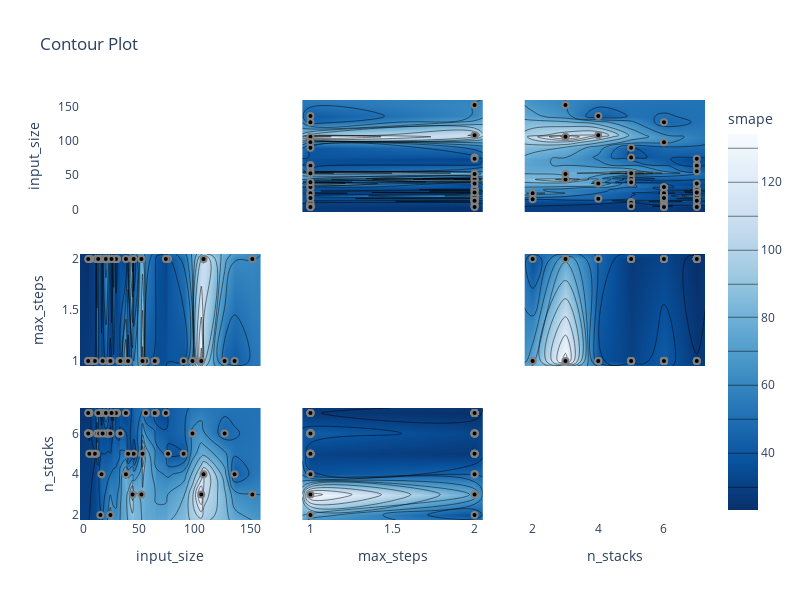
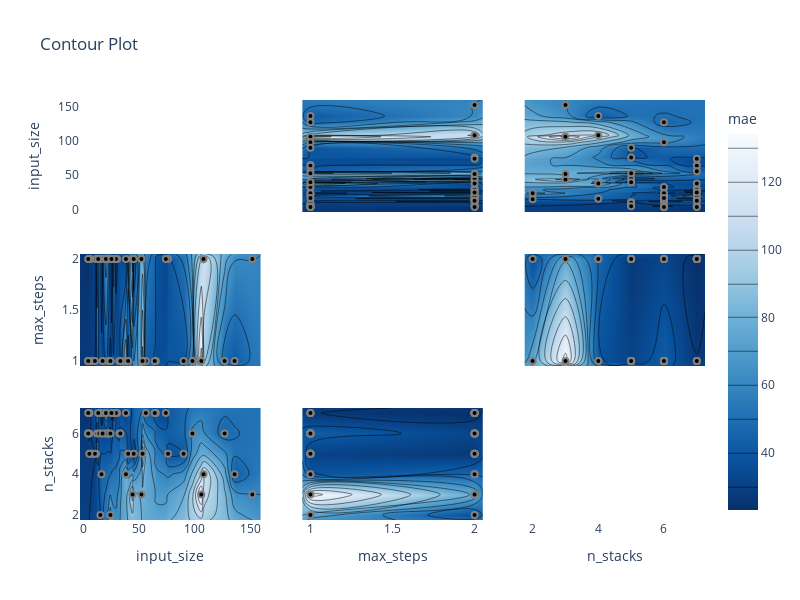

Write notebook code for charts like these, in order.
### Markdown cell above
### Optuna Graphs

### Code cell
fig = optuna.visualization.plot_contour(
    study_nbeats,
    target=lambda t: t.values[0], target_name="smape",
    params=['input_size','n_stacks','max_steps']
)
fig.update_layout({'height':600, 'width':800, 'plot_bgcolor':'white'})
fig.show()

fig = optuna.visualization.plot_contour(
    study_nbeats,
    target=lambda t: t.values[0], target_name="mae",
    params=['input_size','n_stacks','max_steps']
)
fig.update_layout({'height':600, 'width':800, 'plot_bgcolor':'white'})
fig.show()

### Figure 1 — Plotly figure (JSON) as saved in the notebook; plotly's stock layout.template omitted (floating-point values rounded to 4 significant figures; data arrays with more than 128 entries replaced by an {"elided": "..."} marker saying what was removed)
{"data": [{"type": "scatter", "xaxis": "x", "yaxis": "y"}, {"colorbar": {"title": {"text": "smape"}}, "colorscale": [[0, "rgb(247,251,255)"], [0.125, "rgb(222,235,247)"], [0.25, "rgb(198,219,239)"], [0.375, "rgb(158,202,225)"], [0.5, "rgb(107,174,214)"], [0.625, "rgb(66,146,198)"], [0.75, "rgb(33,113,181)"], [0.875, "rgb(8,81,156)"], [1, "rgb(8,48,107)"]], "connectgaps": true, "contours": {"coloring": "heatmap"}, "hoverinfo": "none", "line": {"smoothing": 1.3}, "reversescale": true, "showscale": true, "type": "contour", "x": [-3.4, 4, 5, 6, 8, 10, 11, 12, 13, 14, 15, 16, 17, 20, 22, 24, 25, 27, 29, 30, 32, 33, 38, 40, 44, 45, 52, 53, 56, 64, 65, 74, 76, 90, 98, 106, 108, 127, 136, 152, 159.4], "xaxis": "x4", "y": [0.95, 1, 2, 2.05], "yaxis": "y4", "z": {"elided": "4x41 float values"}}, {"marker": {"color": "black", "line": {"color": "Gray", "width": 2}}, "mode": "markers", "name": "Feasible Trial", "showlegend": false, "type": "scatter", "x": [12, 22, 152, 76, 24, 30, 44, 106, 108, 38, 65, 64, 56, 98, 5, 6, 11, 8, 45, 136, 90, 4, 4, 22, 5, 32, 20, 53, 16, 33, 14, 10, 5, 4, 24, 17, 27, 40, 15, 127, 29, 5, 4, 16, 20, 13, 74, 38, 25, 52], "xaxis": "x4", "y": [2, 2, 2, 2, 1, 2, 2, 1, 2, 1, 1, 1, 1, 1, 1, 2, 2, 1, 2, 1, 1, 1, 1, 1, 1, 1, 2, 1, 2, 1, 2, 1, 1, 1, 1, 1, 2, 1, 2, 1, 2, 2, 2, 2, 2, 2, 2, 2, 2, 2], "yaxis": "y4"}, {"colorbar": {"title": {"text": "smape"}}, "colorscale": [[0, "rgb(247,251,255)"], [0.125, "rgb(222,235,247)"], [0.25, "rgb(198,219,239)"], [0.375, "rgb(158,202,225)"], [0.5, "rgb(107,174,214)"], [0.625, "rgb(66,146,198)"], [0.75, "rgb(33,113,181)"], [0.875, "rgb(8,81,156)"], [1, "rgb(8,48,107)"]], "connectgaps": true, "contours": {"coloring": "heatmap"}, "hoverinfo": "none", "line": {"smoothing": 1.3}, "reversescale": true, "showscale": false, "type": "contour", "x": [-3.4, 4, 5, 6, 8, 10, 11, 12, 13, 14, 15, 16, 17, 20, 22, 24, 25, 27, 29, 30, 32, 33, 38, 40, 44, 45, 52, 53, 56, 64, 65, 74, 76, 90, 98, 106, 108, 127, 136, 152, 159.4], "xaxis": "x7", "y": [1.75, 2, 3, 4, 5, 6, 7, 7.25], "yaxis": "y7", "z": {"elided": "8x41 float values"}}, {"marker": {"color": "black", "line": {"color": "Gray", "width": 2}}, "mode": "markers", "name": "Feasible Trial", "showlegend": false, "type": "scatter", "x": [12, 22, 152, 76, 24, 30, 44, 106, 108, 38, 65, 64, 56, 98, 5, 6, 11, 8, 45, 136, 90, 4, 4, 22, 5, 32, 20, 53, 16, 33, 14, 10, 5, 4, 24, 17, 27, 40, 15, 127, 29, 5, 4, 16, 20, 13, 74, 38, 25, 52], "xaxis": "x7", "y": [6, 6, 3, 5, 2, 7, 3, 3, 4, 4, 7, 7, 7, 6, 7, 5, 5, 5, 5, 4, 5, 6, 6, 6, 6, 6, 6, 5, 4, 6, 6, 5, 5, 6, 6, 6, 7, 5, 2, 6, 7, 7, 7, 7, 7, 7, 7, 7, 7, 3], "yaxis": "y7"}, {"colorbar": {"title": {"text": "smape"}}, "colorscale": [[0, "rgb(247,251,255)"], [0.125, "rgb(222,235,247)"], [0.25, "rgb(198,219,239)"], [0.375, "rgb(158,202,225)"], [0.5, "rgb(107,174,214)"], [0.625, "rgb(66,146,198)"], [0.75, "rgb(33,113,181)"], [0.875, "rgb(8,81,156)"], [1, "rgb(8,48,107)"]], "connectgaps": true, "contours": {"coloring": "heatmap"}, "hoverinfo": "none", "line": {"smoothing": 1.3}, "reversescale": true, "showscale": false, "type": "contour", "x": [0.95, 1, 2, 2.05], "xaxis": "x2", "y": [-3.4, 4, 5, 6, 8, 10, 11, 12, 13, 14, 15, 16, 17, 20, 22, 24, 25, 27, 29, 30, 32, 33, 38, 40, 44, 45, 52, 53, 56, 64, 65, 74, 76, 90, 98, 106, 108, 127, 136, 152, 159.4], "yaxis": "y2", "z": {"elided": "41x4 float values"}}, {"marker": {"color": "black", "line": {"color": "Gray", "width": 2}}, "mode": "markers", "name": "Feasible Trial", "showlegend": false, "type": "scatter", "x": [2, 2, 2, 2, 1, 2, 2, 1, 2, 1, 1, 1, 1, 1, 1, 2, 2, 1, 2, 1, 1, 1, 1, 1, 1, 1, 2, 1, 2, 1, 2, 1, 1, 1, 1, 1, 2, 1, 2, 1, 2, 2, 2, 2, 2, 2, 2, 2, 2, 2], "xaxis": "x2", "y": [12, 22, 152, 76, 24, 30, 44, 106, 108, 38, 65, 64, 56, 98, 5, 6, 11, 8, 45, 136, 90, 4, 4, 22, 5, 32, 20, 53, 16, 33, 14, 10, 5, 4, 24, 17, 27, 40, 15, 127, 29, 5, 4, 16, 20, 13, 74, 38, 25, 52], "yaxis": "y2"}, {"type": "scatter", "xaxis": "x5", "yaxis": "y5"}, {"colorbar": {"title": {"text": "smape"}}, "colorscale": [[0, "rgb(247,251,255)"], [0.125, "rgb(222,235,247)"], [0.25, "rgb(198,219,239)"], [0.375, "rgb(158,202,225)"], [0.5, "rgb(107,174,214)"], [0.625, "rgb(66,146,198)"], [0.75, "rgb(33,113,181)"], [0.875, "rgb(8,81,156)"], [1, "rgb(8,48,107)"]], "connectgaps": true, "contours": {"coloring": "heatmap"}, "hoverinfo": "none", "line": {"smoothing": 1.3}, "reversescale": true, "showscale": false, "type": "contour", "x": [0.95, 1, 2, 2.05], "xaxis": "x8", "y": [1.75, 2, 3, 4, 5, 6, 7, 7.25], "yaxis": "y8", "z": [[null, null, null, null], [null, 76.22, 39.45, null], [null, 134.2, 78.32, null], [null, 41.35, 48.94, null], [null, 34.31, 30.87, null], [null, 45.22, 35.83, null], [null, 30.22, 26.99, null], [null, null, null, null]]}, {"marker": {"color": "black", "line": {"color": "Gray", "width": 2}}, "mode": "markers", "name": "Feasible Trial", "showlegend": false, "type": "scatter", "x": [2, 2, 2, 2, 1, 2, 2, 1, 2, 1, 1, 1, 1, 1, 1, 2, 2, 1, 2, 1, 1, 1, 1, 1, 1, 1, 2, 1, 2, 1, 2, 1, 1, 1, 1, 1, 2, 1, 2, 1, 2, 2, 2, 2, 2, 2, 2, 2, 2, 2], "xaxis": "x8", "y": [6, 6, 3, 5, 2, 7, 3, 3, 4, 4, 7, 7, 7, 6, 7, 5, 5, 5, 5, 4, 5, 6, 6, 6, 6, 6, 6, 5, 4, 6, 6, 5, 5, 6, 6, 6, 7, 5, 2, 6, 7, 7, 7, 7, 7, 7, 7, 7, 7, 3], "yaxis": "y8"}, {"colorbar": {"title": {"text": "smape"}}, "colorscale": [[0, "rgb(247,251,255)"], [0.125, "rgb(222,235,247)"], [0.25, "rgb(198,219,239)"], [0.375, "rgb(158,202,225)"], [0.5, "rgb(107,174,214)"], [0.625, "rgb(66,146,198)"], [0.75, "rgb(33,113,181)"], [0.875, "rgb(8,81,156)"], [1, "rgb(8,48,107)"]], "connectgaps": true, "contours": {"coloring": "heatmap"}, "hoverinfo": "none", "line": {"smoothing": 1.3}, "reversescale": true, "showscale": false, "type": "contour", "x": [1.75, 2, 3, 4, 5, 6, 7, 7.25], "xaxis": "x3", "y": [-3.4, 4, 5, 6, 8, 10, 11, 12, 13, 14, 15, 16, 17, 20, 22, 24, 25, 27, 29, 30, 32, 33, 38, 40, 44, 45, 52, 53, 56, 64, 65, 74, 76, 90, 98, 106, 108, 127, 136, 152, 159.4], "yaxis": "y3", "z": {"elided": "41x8 float values"}}, {"marker": {"color": "black", "line": {"color": "Gray", "width": 2}}, "mode": "markers", "name": "Feasible Trial", "showlegend": false, "type": "scatter", "x": [6, 6, 3, 5, 2, 7, 3, 3, 4, 4, 7, 7, 7, 6, 7, 5, 5, 5, 5, 4, 5, 6, 6, 6, 6, 6, 6, 5, 4, 6, 6, 5, 5, 6, 6, 6, 7, 5, 2, 6, 7, 7, 7, 7, 7, 7, 7, 7, 7, 3], "xaxis": "x3", "y": [12, 22, 152, 76, 24, 30, 44, 106, 108, 38, 65, 64, 56, 98, 5, 6, 11, 8, 45, 136, 90, 4, 4, 22, 5, 32, 20, 53, 16, 33, 14, 10, 5, 4, 24, 17, 27, 40, 15, 127, 29, 5, 4, 16, 20, 13, 74, 38, 25, 52], "yaxis": "y3"}, {"colorbar": {"title": {"text": "smape"}}, "colorscale": [[0, "rgb(247,251,255)"], [0.125, "rgb(222,235,247)"], [0.25, "rgb(198,219,239)"], [0.375, "rgb(158,202,225)"], [0.5, "rgb(107,174,214)"], [0.625, "rgb(66,146,198)"], [0.75, "rgb(33,113,181)"], [0.875, "rgb(8,81,156)"], [1, "rgb(8,48,107)"]], "connectgaps": true, "contours": {"coloring": "heatmap"}, "hoverinfo": "none", "line": {"smoothing": 1.3}, "reversescale": true, "showscale": false, "type": "contour", "x": [1.75, 2, 3, 4, 5, 6, 7, 7.25], "xaxis": "x6", "y": [0.95, 1, 2, 2.05], "yaxis": "y6", "z": [[null, null, null, null, null, null, null, null], [null, 76.22, 134.2, 41.35, 34.31, 45.22, 30.22, null], [null, 39.45, 78.32, 48.94, 30.87, 35.83, 26.99, null], [null, null, null, null, null, null, null, null]]}, {"marker": {"color": "black", "line": {"color": "Gray", "width": 2}}, "mode": "markers", "name": "Feasible Trial", "showlegend": false, "type": "scatter", "x": [6, 6, 3, 5, 2, 7, 3, 3, 4, 4, 7, 7, 7, 6, 7, 5, 5, 5, 5, 4, 5, 6, 6, 6, 6, 6, 6, 5, 4, 6, 6, 5, 5, 6, 6, 6, 7, 5, 2, 6, 7, 7, 7, 7, 7, 7, 7, 7, 7, 3], "xaxis": "x6", "y": [2, 2, 2, 2, 1, 2, 2, 1, 2, 1, 1, 1, 1, 1, 1, 2, 2, 1, 2, 1, 1, 1, 1, 1, 1, 1, 2, 1, 2, 1, 2, 1, 1, 1, 1, 1, 2, 1, 2, 1, 2, 2, 2, 2, 2, 2, 2, 2, 2, 2], "yaxis": "y6"}, {"type": "scatter", "xaxis": "x9", "yaxis": "y9"}], "layout": {"height": 600, "plot_bgcolor": "white", "title": {"text": "Contour Plot"}, "width": 800, "xaxis": {"anchor": "y", "domain": [0, 0.2889], "matches": "x7", "range": [-3.4, 159.4], "showticklabels": false}, "xaxis2": {"anchor": "y2", "domain": [0.3556, 0.6444], "matches": "x8", "range": [0.95, 2.05], "showticklabels": false}, "xaxis3": {"anchor": "y3", "domain": [0.7111, 1], "matches": "x9", "range": [1.75, 7.25], "showticklabels": false}, "xaxis4": {"anchor": "y4", "domain": [0, 0.2889], "matches": "x7", "range": [-3.4, 159.4], "showticklabels": false}, "xaxis5": {"anchor": "y5", "domain": [0.3556, 0.6444], "matches": "x8", "range": [0.95, 2.05], "showticklabels": false}, "xaxis6": {"anchor": "y6", "domain": [0.7111, 1], "matches": "x9", "range": [1.75, 7.25], "showticklabels": false}, "xaxis7": {"anchor": "y7", "domain": [0, 0.2889], "range": [-3.4, 159.4], "title": {"text": "input_size"}}, "xaxis8": {"anchor": "y8", "domain": [0.3556, 0.6444], "range": [0.95, 2.05], "title": {"text": "max_steps"}}, "xaxis9": {"anchor": "y9", "domain": [0.7111, 1], "range": [1.75, 7.25], "title": {"text": "n_stacks"}}, "yaxis": {"anchor": "x", "domain": [0.7333, 1], "range": [-3.4, 159.4], "title": {"text": "input_size"}}, "yaxis2": {"anchor": "x2", "domain": [0.7333, 1], "matches": "y", "range": [-3.4, 159.4], "showticklabels": false}, "yaxis3": {"anchor": "x3", "domain": [0.7333, 1], "matches": "y", "range": [-3.4, 159.4], "showticklabels": false}, "yaxis4": {"anchor": "x4", "domain": [0.3667, 0.6333], "range": [0.95, 2.05], "title": {"text": "max_steps"}}, "yaxis5": {"anchor": "x5", "domain": [0.3667, 0.6333], "matches": "y4", "range": [0.95, 2.05], "showticklabels": false}, "yaxis6": {"anchor": "x6", "domain": [0.3667, 0.6333], "matches": "y4", "range": [0.95, 2.05], "showticklabels": false}, "yaxis7": {"anchor": "x7", "domain": [0, 0.2667], "range": [1.75, 7.25], "title": {"text": "n_stacks"}}, "yaxis8": {"anchor": "x8", "domain": [0, 0.2667], "matches": "y7", "range": [1.75, 7.25], "showticklabels": false}, "yaxis9": {"anchor": "x9", "domain": [0, 0.2667], "matches": "y7", "range": [1.75, 7.25], "showticklabels": false}}}

### Figure 2 — Plotly figure (JSON) as saved in the notebook; plotly's stock layout.template omitted (floating-point values rounded to 4 significant figures; data arrays with more than 128 entries replaced by an {"elided": "..."} marker saying what was removed)
{"data": [{"type": "scatter", "xaxis": "x", "yaxis": "y"}, {"colorbar": {"title": {"text": "mae"}}, "colorscale": [[0, "rgb(247,251,255)"], [0.125, "rgb(222,235,247)"], [0.25, "rgb(198,219,239)"], [0.375, "rgb(158,202,225)"], [0.5, "rgb(107,174,214)"], [0.625, "rgb(66,146,198)"], [0.75, "rgb(33,113,181)"], [0.875, "rgb(8,81,156)"], [1, "rgb(8,48,107)"]], "connectgaps": true, "contours": {"coloring": "heatmap"}, "hoverinfo": "none", "line": {"smoothing": 1.3}, "reversescale": true, "showscale": true, "type": "contour", "x": [-3.4, 4, 5, 6, 8, 10, 11, 12, 13, 14, 15, 16, 17, 20, 22, 24, 25, 27, 29, 30, 32, 33, 38, 40, 44, 45, 52, 53, 56, 64, 65, 74, 76, 90, 98, 106, 108, 127, 136, 152, 159.4], "xaxis": "x4", "y": [0.95, 1, 2, 2.05], "yaxis": "y4", "z": {"elided": "4x41 float values"}}, {"marker": {"color": "black", "line": {"color": "Gray", "width": 2}}, "mode": "markers", "name": "Feasible Trial", "showlegend": false, "type": "scatter", "x": [12, 22, 152, 76, 24, 30, 44, 106, 108, 38, 65, 64, 56, 98, 5, 6, 11, 8, 45, 136, 90, 4, 4, 22, 5, 32, 20, 53, 16, 33, 14, 10, 5, 4, 24, 17, 27, 40, 15, 127, 29, 5, 4, 16, 20, 13, 74, 38, 25, 52], "xaxis": "x4", "y": [2, 2, 2, 2, 1, 2, 2, 1, 2, 1, 1, 1, 1, 1, 1, 2, 2, 1, 2, 1, 1, 1, 1, 1, 1, 1, 2, 1, 2, 1, 2, 1, 1, 1, 1, 1, 2, 1, 2, 1, 2, 2, 2, 2, 2, 2, 2, 2, 2, 2], "yaxis": "y4"}, {"colorbar": {"title": {"text": "mae"}}, "colorscale": [[0, "rgb(247,251,255)"], [0.125, "rgb(222,235,247)"], [0.25, "rgb(198,219,239)"], [0.375, "rgb(158,202,225)"], [0.5, "rgb(107,174,214)"], [0.625, "rgb(66,146,198)"], [0.75, "rgb(33,113,181)"], [0.875, "rgb(8,81,156)"], [1, "rgb(8,48,107)"]], "connectgaps": true, "contours": {"coloring": "heatmap"}, "hoverinfo": "none", "line": {"smoothing": 1.3}, "reversescale": true, "showscale": false, "type": "contour", "x": [-3.4, 4, 5, 6, 8, 10, 11, 12, 13, 14, 15, 16, 17, 20, 22, 24, 25, 27, 29, 30, 32, 33, 38, 40, 44, 45, 52, 53, 56, 64, 65, 74, 76, 90, 98, 106, 108, 127, 136, 152, 159.4], "xaxis": "x7", "y": [1.75, 2, 3, 4, 5, 6, 7, 7.25], "yaxis": "y7", "z": {"elided": "8x41 float values"}}, {"marker": {"color": "black", "line": {"color": "Gray", "width": 2}}, "mode": "markers", "name": "Feasible Trial", "showlegend": false, "type": "scatter", "x": [12, 22, 152, 76, 24, 30, 44, 106, 108, 38, 65, 64, 56, 98, 5, 6, 11, 8, 45, 136, 90, 4, 4, 22, 5, 32, 20, 53, 16, 33, 14, 10, 5, 4, 24, 17, 27, 40, 15, 127, 29, 5, 4, 16, 20, 13, 74, 38, 25, 52], "xaxis": "x7", "y": [6, 6, 3, 5, 2, 7, 3, 3, 4, 4, 7, 7, 7, 6, 7, 5, 5, 5, 5, 4, 5, 6, 6, 6, 6, 6, 6, 5, 4, 6, 6, 5, 5, 6, 6, 6, 7, 5, 2, 6, 7, 7, 7, 7, 7, 7, 7, 7, 7, 3], "yaxis": "y7"}, {"colorbar": {"title": {"text": "mae"}}, "colorscale": [[0, "rgb(247,251,255)"], [0.125, "rgb(222,235,247)"], [0.25, "rgb(198,219,239)"], [0.375, "rgb(158,202,225)"], [0.5, "rgb(107,174,214)"], [0.625, "rgb(66,146,198)"], [0.75, "rgb(33,113,181)"], [0.875, "rgb(8,81,156)"], [1, "rgb(8,48,107)"]], "connectgaps": true, "contours": {"coloring": "heatmap"}, "hoverinfo": "none", "line": {"smoothing": 1.3}, "reversescale": true, "showscale": false, "type": "contour", "x": [0.95, 1, 2, 2.05], "xaxis": "x2", "y": [-3.4, 4, 5, 6, 8, 10, 11, 12, 13, 14, 15, 16, 17, 20, 22, 24, 25, 27, 29, 30, 32, 33, 38, 40, 44, 45, 52, 53, 56, 64, 65, 74, 76, 90, 98, 106, 108, 127, 136, 152, 159.4], "yaxis": "y2", "z": {"elided": "41x4 float values"}}, {"marker": {"color": "black", "line": {"color": "Gray", "width": 2}}, "mode": "markers", "name": "Feasible Trial", "showlegend": false, "type": "scatter", "x": [2, 2, 2, 2, 1, 2, 2, 1, 2, 1, 1, 1, 1, 1, 1, 2, 2, 1, 2, 1, 1, 1, 1, 1, 1, 1, 2, 1, 2, 1, 2, 1, 1, 1, 1, 1, 2, 1, 2, 1, 2, 2, 2, 2, 2, 2, 2, 2, 2, 2], "xaxis": "x2", "y": [12, 22, 152, 76, 24, 30, 44, 106, 108, 38, 65, 64, 56, 98, 5, 6, 11, 8, 45, 136, 90, 4, 4, 22, 5, 32, 20, 53, 16, 33, 14, 10, 5, 4, 24, 17, 27, 40, 15, 127, 29, 5, 4, 16, 20, 13, 74, 38, 25, 52], "yaxis": "y2"}, {"type": "scatter", "xaxis": "x5", "yaxis": "y5"}, {"colorbar": {"title": {"text": "mae"}}, "colorscale": [[0, "rgb(247,251,255)"], [0.125, "rgb(222,235,247)"], [0.25, "rgb(198,219,239)"], [0.375, "rgb(158,202,225)"], [0.5, "rgb(107,174,214)"], [0.625, "rgb(66,146,198)"], [0.75, "rgb(33,113,181)"], [0.875, "rgb(8,81,156)"], [1, "rgb(8,48,107)"]], "connectgaps": true, "contours": {"coloring": "heatmap"}, "hoverinfo": "none", "line": {"smoothing": 1.3}, "reversescale": true, "showscale": false, "type": "contour", "x": [0.95, 1, 2, 2.05], "xaxis": "x8", "y": [1.75, 2, 3, 4, 5, 6, 7, 7.25], "yaxis": "y8", "z": [[null, null, null, null], [null, 76.22, 39.45, null], [null, 134.2, 78.32, null], [null, 41.35, 48.94, null], [null, 34.31, 30.87, null], [null, 45.22, 35.83, null], [null, 30.22, 26.99, null], [null, null, null, null]]}, {"marker": {"color": "black", "line": {"color": "Gray", "width": 2}}, "mode": "markers", "name": "Feasible Trial", "showlegend": false, "type": "scatter", "x": [2, 2, 2, 2, 1, 2, 2, 1, 2, 1, 1, 1, 1, 1, 1, 2, 2, 1, 2, 1, 1, 1, 1, 1, 1, 1, 2, 1, 2, 1, 2, 1, 1, 1, 1, 1, 2, 1, 2, 1, 2, 2, 2, 2, 2, 2, 2, 2, 2, 2], "xaxis": "x8", "y": [6, 6, 3, 5, 2, 7, 3, 3, 4, 4, 7, 7, 7, 6, 7, 5, 5, 5, 5, 4, 5, 6, 6, 6, 6, 6, 6, 5, 4, 6, 6, 5, 5, 6, 6, 6, 7, 5, 2, 6, 7, 7, 7, 7, 7, 7, 7, 7, 7, 3], "yaxis": "y8"}, {"colorbar": {"title": {"text": "mae"}}, "colorscale": [[0, "rgb(247,251,255)"], [0.125, "rgb(222,235,247)"], [0.25, "rgb(198,219,239)"], [0.375, "rgb(158,202,225)"], [0.5, "rgb(107,174,214)"], [0.625, "rgb(66,146,198)"], [0.75, "rgb(33,113,181)"], [0.875, "rgb(8,81,156)"], [1, "rgb(8,48,107)"]], "connectgaps": true, "contours": {"coloring": "heatmap"}, "hoverinfo": "none", "line": {"smoothing": 1.3}, "reversescale": true, "showscale": false, "type": "contour", "x": [1.75, 2, 3, 4, 5, 6, 7, 7.25], "xaxis": "x3", "y": [-3.4, 4, 5, 6, 8, 10, 11, 12, 13, 14, 15, 16, 17, 20, 22, 24, 25, 27, 29, 30, 32, 33, 38, 40, 44, 45, 52, 53, 56, 64, 65, 74, 76, 90, 98, 106, 108, 127, 136, 152, 159.4], "yaxis": "y3", "z": {"elided": "41x8 float values"}}, {"marker": {"color": "black", "line": {"color": "Gray", "width": 2}}, "mode": "markers", "name": "Feasible Trial", "showlegend": false, "type": "scatter", "x": [6, 6, 3, 5, 2, 7, 3, 3, 4, 4, 7, 7, 7, 6, 7, 5, 5, 5, 5, 4, 5, 6, 6, 6, 6, 6, 6, 5, 4, 6, 6, 5, 5, 6, 6, 6, 7, 5, 2, 6, 7, 7, 7, 7, 7, 7, 7, 7, 7, 3], "xaxis": "x3", "y": [12, 22, 152, 76, 24, 30, 44, 106, 108, 38, 65, 64, 56, 98, 5, 6, 11, 8, 45, 136, 90, 4, 4, 22, 5, 32, 20, 53, 16, 33, 14, 10, 5, 4, 24, 17, 27, 40, 15, 127, 29, 5, 4, 16, 20, 13, 74, 38, 25, 52], "yaxis": "y3"}, {"colorbar": {"title": {"text": "mae"}}, "colorscale": [[0, "rgb(247,251,255)"], [0.125, "rgb(222,235,247)"], [0.25, "rgb(198,219,239)"], [0.375, "rgb(158,202,225)"], [0.5, "rgb(107,174,214)"], [0.625, "rgb(66,146,198)"], [0.75, "rgb(33,113,181)"], [0.875, "rgb(8,81,156)"], [1, "rgb(8,48,107)"]], "connectgaps": true, "contours": {"coloring": "heatmap"}, "hoverinfo": "none", "line": {"smoothing": 1.3}, "reversescale": true, "showscale": false, "type": "contour", "x": [1.75, 2, 3, 4, 5, 6, 7, 7.25], "xaxis": "x6", "y": [0.95, 1, 2, 2.05], "yaxis": "y6", "z": [[null, null, null, null, null, null, null, null], [null, 76.22, 134.2, 41.35, 34.31, 45.22, 30.22, null], [null, 39.45, 78.32, 48.94, 30.87, 35.83, 26.99, null], [null, null, null, null, null, null, null, null]]}, {"marker": {"color": "black", "line": {"color": "Gray", "width": 2}}, "mode": "markers", "name": "Feasible Trial", "showlegend": false, "type": "scatter", "x": [6, 6, 3, 5, 2, 7, 3, 3, 4, 4, 7, 7, 7, 6, 7, 5, 5, 5, 5, 4, 5, 6, 6, 6, 6, 6, 6, 5, 4, 6, 6, 5, 5, 6, 6, 6, 7, 5, 2, 6, 7, 7, 7, 7, 7, 7, 7, 7, 7, 3], "xaxis": "x6", "y": [2, 2, 2, 2, 1, 2, 2, 1, 2, 1, 1, 1, 1, 1, 1, 2, 2, 1, 2, 1, 1, 1, 1, 1, 1, 1, 2, 1, 2, 1, 2, 1, 1, 1, 1, 1, 2, 1, 2, 1, 2, 2, 2, 2, 2, 2, 2, 2, 2, 2], "yaxis": "y6"}, {"type": "scatter", "xaxis": "x9", "yaxis": "y9"}], "layout": {"height": 600, "plot_bgcolor": "white", "title": {"text": "Contour Plot"}, "width": 800, "xaxis": {"anchor": "y", "domain": [0, 0.2889], "matches": "x7", "range": [-3.4, 159.4], "showticklabels": false}, "xaxis2": {"anchor": "y2", "domain": [0.3556, 0.6444], "matches": "x8", "range": [0.95, 2.05], "showticklabels": false}, "xaxis3": {"anchor": "y3", "domain": [0.7111, 1], "matches": "x9", "range": [1.75, 7.25], "showticklabels": false}, "xaxis4": {"anchor": "y4", "domain": [0, 0.2889], "matches": "x7", "range": [-3.4, 159.4], "showticklabels": false}, "xaxis5": {"anchor": "y5", "domain": [0.3556, 0.6444], "matches": "x8", "range": [0.95, 2.05], "showticklabels": false}, "xaxis6": {"anchor": "y6", "domain": [0.7111, 1], "matches": "x9", "range": [1.75, 7.25], "showticklabels": false}, "xaxis7": {"anchor": "y7", "domain": [0, 0.2889], "range": [-3.4, 159.4], "title": {"text": "input_size"}}, "xaxis8": {"anchor": "y8", "domain": [0.3556, 0.6444], "range": [0.95, 2.05], "title": {"text": "max_steps"}}, "xaxis9": {"anchor": "y9", "domain": [0.7111, 1], "range": [1.75, 7.25], "title": {"text": "n_stacks"}}, "yaxis": {"anchor": "x", "domain": [0.7333, 1], "range": [-3.4, 159.4], "title": {"text": "input_size"}}, "yaxis2": {"anchor": "x2", "domain": [0.7333, 1], "matches": "y", "range": [-3.4, 159.4], "showticklabels": false}, "yaxis3": {"anchor": "x3", "domain": [0.7333, 1], "matches": "y", "range": [-3.4, 159.4], "showticklabels": false}, "yaxis4": {"anchor": "x4", "domain": [0.3667, 0.6333], "range": [0.95, 2.05], "title": {"text": "max_steps"}}, "yaxis5": {"anchor": "x5", "domain": [0.3667, 0.6333], "matches": "y4", "range": [0.95, 2.05], "showticklabels": false}, "yaxis6": {"anchor": "x6", "domain": [0.3667, 0.6333], "matches": "y4", "range": [0.95, 2.05], "showticklabels": false}, "yaxis7": {"anchor": "x7", "domain": [0, 0.2667], "range": [1.75, 7.25], "title": {"text": "n_stacks"}}, "yaxis8": {"anchor": "x8", "domain": [0, 0.2667], "matches": "y7", "range": [1.75, 7.25], "showticklabels": false}, "yaxis9": {"anchor": "x9", "domain": [0, 0.2667], "matches": "y7", "range": [1.75, 7.25], "showticklabels": false}}}
